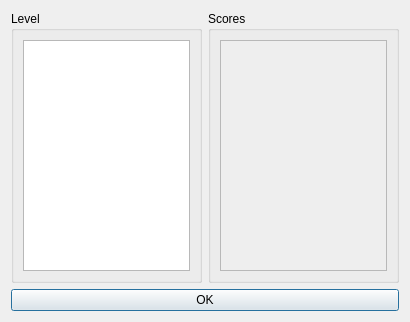
<?xml version="1.0" encoding="UTF-8"?>
<ui version="4.0">
 <class>HighscoresDialog</class>
 <widget class="QDialog" name="HighscoresDialog">
  <property name="geometry">
   <rect>
    <x>0</x>
    <y>0</y>
    <width>410</width>
    <height>322</height>
   </rect>
  </property>
  <property name="windowTitle">
   <string>Dialog</string>
  </property>
  <layout class="QVBoxLayout" name="verticalLayout">
   <item>
    <layout class="QHBoxLayout" name="horizontalLayout">
     <item>
      <widget class="QGroupBox" name="groupBox">
       <property name="title">
        <string>Level</string>
       </property>
       <layout class="QVBoxLayout" name="verticalLayout_2">
        <item>
         <widget class="QListWidget" name="listWidget"/>
        </item>
       </layout>
      </widget>
     </item>
     <item>
      <widget class="QGroupBox" name="groupBox_2">
       <property name="title">
        <string>Scores</string>
       </property>
       <layout class="QVBoxLayout" name="verticalLayout_3">
        <item>
         <widget class="QTextBrowser" name="textBrowser">
          <property name="html">
           <string>&lt;!DOCTYPE HTML PUBLIC &quot;-//W3C//DTD HTML 4.0//EN&quot; &quot;http://www.w3.org/TR/REC-html40/strict.dtd&quot;&gt;
&lt;html&gt;&lt;head&gt;&lt;meta name=&quot;qrichtext&quot; content=&quot;1&quot; /&gt;&lt;style type=&quot;text/css&quot;&gt;
p, li { white-space: pre-wrap; }
&lt;/style&gt;&lt;/head&gt;&lt;body style=&quot; font-family:'MS Shell Dlg 2'; font-size:8.25pt; font-weight:400; font-style:normal;&quot; bgcolor=&quot;#eeeeee&quot;&gt;
&lt;p style=&quot;-qt-paragraph-type:empty; margin-top:0px; margin-bottom:0px; margin-left:0px; margin-right:0px; -qt-block-indent:0; text-indent:0px; font-size:8pt;&quot;&gt;&lt;/p&gt;&lt;/body&gt;&lt;/html&gt;</string>
          </property>
         </widget>
        </item>
       </layout>
      </widget>
     </item>
    </layout>
   </item>
   <item>
    <widget class="QPushButton" name="pushButton">
     <property name="text">
      <string>OK</string>
     </property>
    </widget>
   </item>
  </layout>
 </widget>
 <resources/>
 <connections/>
</ui>
